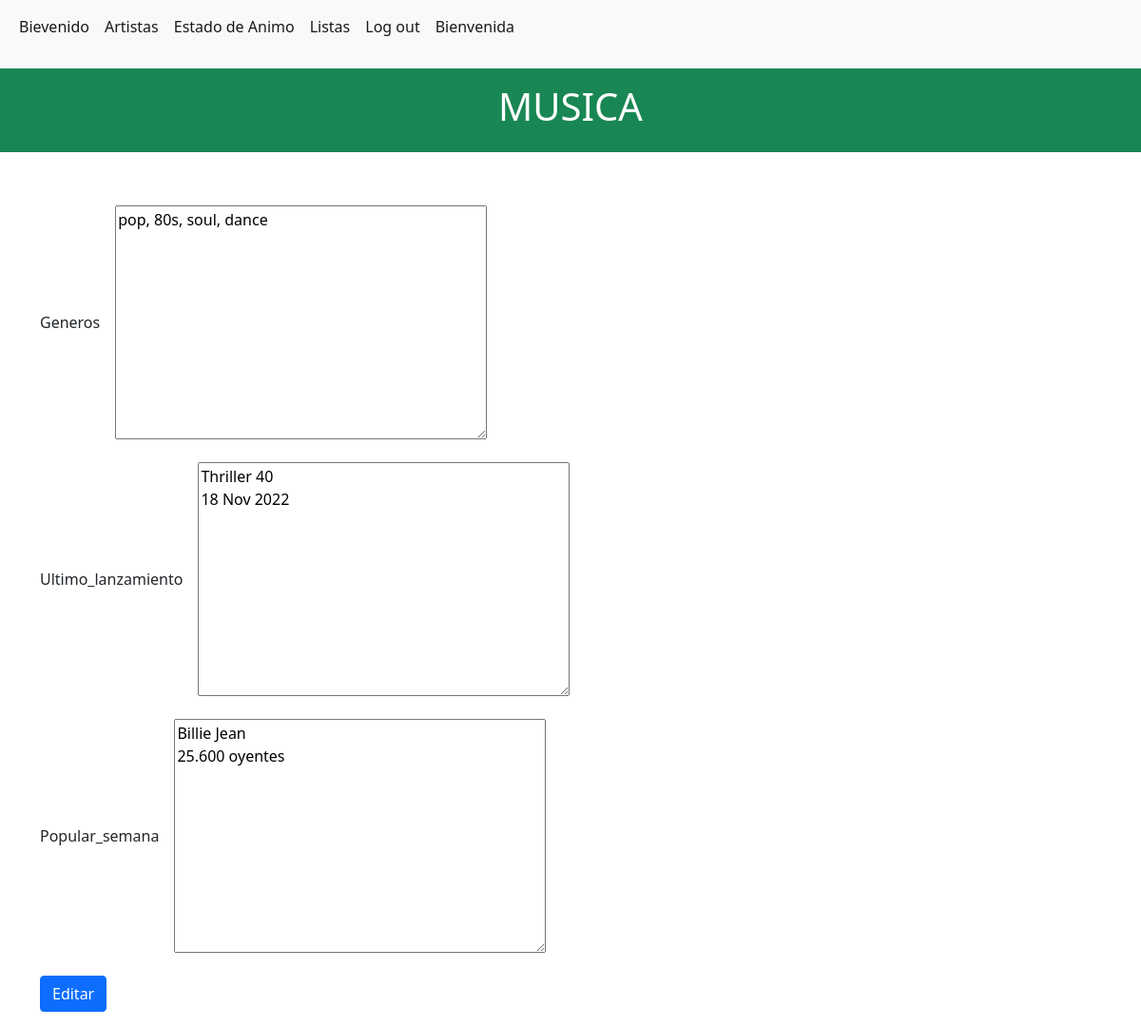
The page /musica/artista/2/editar/ (signed in) on the database its author committed.
### musica/models.py (models this page shows, shortened)
class Artista(models.Model):
    Nombre = models.CharField(max_length=20)
    Descripcion = models.TextField(max_length=1000)
    Generos = models.TextField(max_length=30)
    Ultimo_lanzamiento = models.TextField(max_length=30)
    Popular_semana = models.TextField(max_length=30)

### musica/views.py (the view)
class artistaPageUpdate(UpdateView):
    template_name = 'artista_editar.html'
    model = Artista
    fields = ['Generos', 'Ultimo_lanzamiento', 'Popular_semana']

### musica/templates/artista_editar.html (shortened to what this page needs)
{% extends 'base.html' %}{% block content%}
<div class="p-3 mb-2 bg-success text-white">
    <h1><center> MUSICA </center></h1>
</div>
<form action="" method="post" class="container" >{% csrf_token %}
   <br>
   <div class="row g-3 align-items-center">
        <div class="col-auto">
            <label for="Generos "> Generos </label>
        </div>
        <div class="col-auto">
        {{ form.Generos }}
        </div>
    </div>
    <br>
   <div class="row g-3 align-items-center">
        <div class="col-auto">
            <label for="Ultimo_lanzamiento "> Ultimo_lanzamiento </label>
        </div>
        <div class="col-auto">
        {{ form.Ultimo_lanzamiento }}
        </div>
    </div>
    <br>
    <div class="row g-3 align-items-center">
        <div class="col-auto">
            <label for="Popular_semana "> Popular_semana </label>
        </div>
        <div class="col-auto">
        {{ form.Popular_semana }}
        </div>
    </div>
    <br>
    <input class="btn btn-primary btn-xs" type="submit" value="Editar" />
</form>
{% endblock content %}

### rows shown on the page
Artista: Generos "pop, 80s, soul, dance", Ultimo_lanzamiento "Thriller 40 18 Nov 2022", Popular_semana "Billie Jean 25.600 oyentes"
